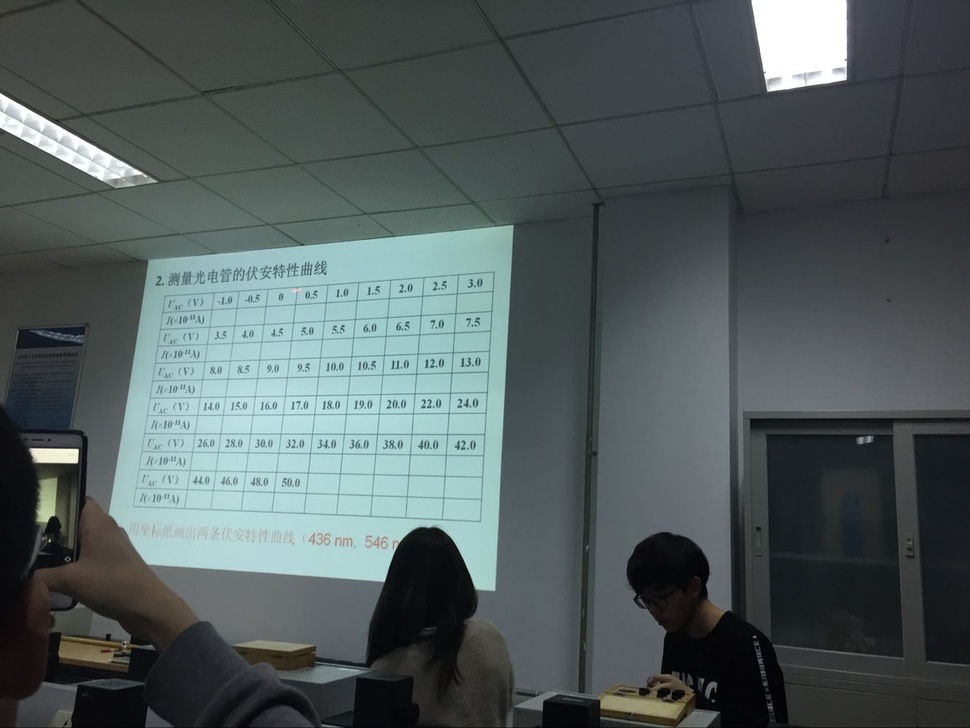
#> input picture a.jpg, 970 x 728 px, shrunk from 1334 x 1001 before the run
$ python 2.py
#> lines starting #> are read from the running program, lines starting #| are printed output that depends on the picture
import cv2
import numpy as np
import matplotlib.pyplot as plt


def warpPerspectiveMatrix(src: np.ndarray, dst: np.ndarray):
    assert src.shape[0] == dst.shape[0] and src.shape[0] >= 4
    nums = src.shape[0]
    A = np.zeros((2 * nums, 8))  # A*warpMatrix=B
    B = np.zeros((2 * nums, 1))
    for i in range(0, nums):
        A_i = src[i, :]
        B_i = dst[i, :]
        A[2 * i, :] = [A_i[0], A_i[1], 1,
                       0, 0, 0,
                       -A_i[0] * B_i[0], -A_i[1] * B_i[0]]
        B[2 * i] = B_i[0]
        A[2 * i + 1, :] = [0, 0, 0,
                           A_i[0], A_i[1], 1,
                           -A_i[0] * B_i[1], -A_i[1] * B_i[1]]
        B[2 * i + 1] = B_i[1]
    A = np.mat(A)
    warpMatrix = A.I * B
    warpMatrix = np.array(warpMatrix).T[0]
    warpMatrix = np.insert(warpMatrix, warpMatrix.shape[0], values=1.0, axis=0)  # 插入a_33 = 1
    warpMatrix = warpMatrix.reshape((3, 3))
    return warpMatrix


image = cv2.imread('a.jpg', 0)
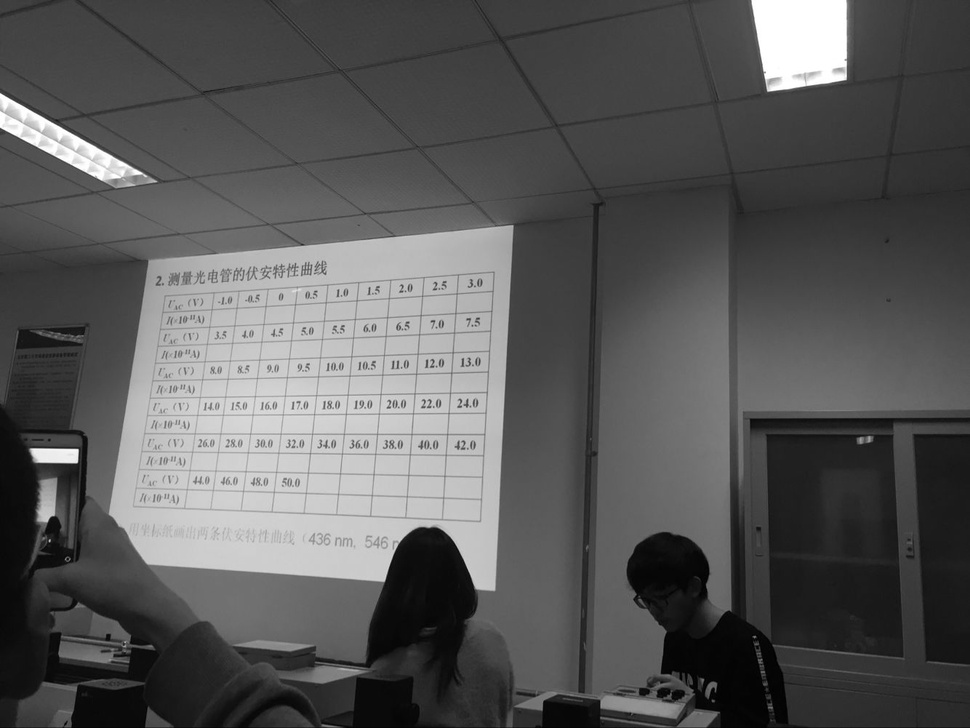
#> image: shape (728, 970); min 0, max 255, mean 88.5
rows, cols = image.shape
#> rows = 728; cols = 970
src_points = np.float32([[0, 0], [cols - 1, 0], [0, rows - 1], [cols - 1, rows - 1]])
#> src_points = [[0, 0], [969, 0], [0, 727], [969, 727]]

plt.imshow(image, cmap="gray")
#> (the run stopped early here; a loop or call above may not have finished)
